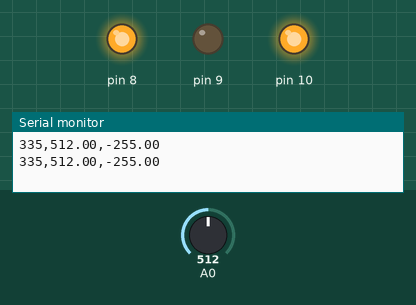
A sketch run on a simulated Arduino Uno, built with avr-gcc and run on an emulated ATmega328P. Shown: output pins drawn as LEDs (lit = HIGH), the last lines printed to the serial monitor. The test bench sets the inputs (shaded band); at power-on: A0 = 512.

Above: at 2.2 s.
2.3 s: A0 set to 306
At 2.45 s:
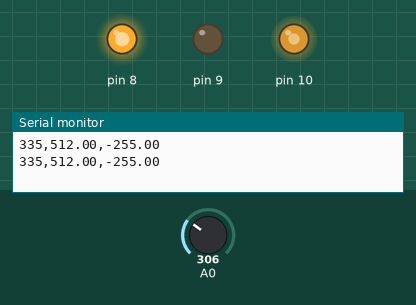
At 3.05 s:
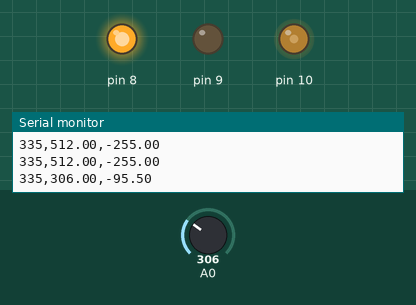
5.3 s: A0 set to 511
At 5.9 s:
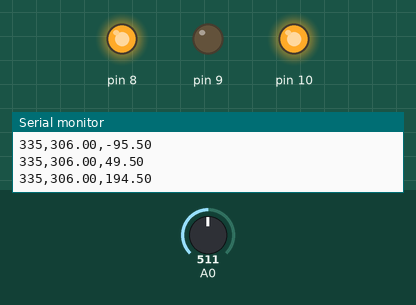
Timing chart, 0 to 8.3 s (numbered marks = the images above; inputs shaded):
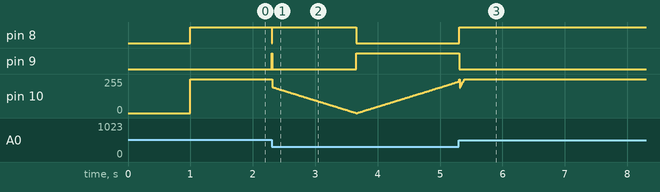

The sketch:

prog_2_2.ino
```cpp
#include <PID_v2.h>
double KP = 2, KI = 5, KD = 1;
PID_v2 myPID(KP, KI, KD, PID::Direct);
unsigned long skr = 0;
int setpoin = 335;  //ADC suhu 36°C
void setup() {
  Serial.begin(9600);
  analogReference(INTERNAL);
  pinMode(8, OUTPUT);
  pinMode(9, OUTPUT);
  pinMode(10, OUTPUT);
  myPID.SetOutputLimits(-255, 255);
  myPID.SetSampleTime(10);
  myPID.Start(analogRead(A0), 0, setpoin);
  delay(1000);
}
void loop() {
  double sensor = analogRead(A0);  //nilai ADC
  const double output = myPID.Run(sensor);
  analogWrite(10, abs(output));
  if (output > 0) {
    digitalWrite(8, LOW);
    digitalWrite(9, HIGH);
  }
  if (output < 0) {
    digitalWrite(9, LOW);
    digitalWrite(8, HIGH);
  }
  if (millis() - skr > 1000) {
    Serial.print(setpoin);
    Serial.print(',');
    Serial.print(sensor);
    Serial.print(',');
    Serial.println(output);
    skr = millis();
  }
}
```

Measured:
- after the input at 2.3 s, pin 8: HIGH → LOW at once, → HIGH 0.01 s later, → LOW 1.3 s later; pin 9: LOW → HIGH at once, → LOW 0.01 s later, → HIGH 1.3 s later
- after the input at 5.3 s, pin 8: LOW → HIGH at once; pin 9: HIGH → LOW at once
